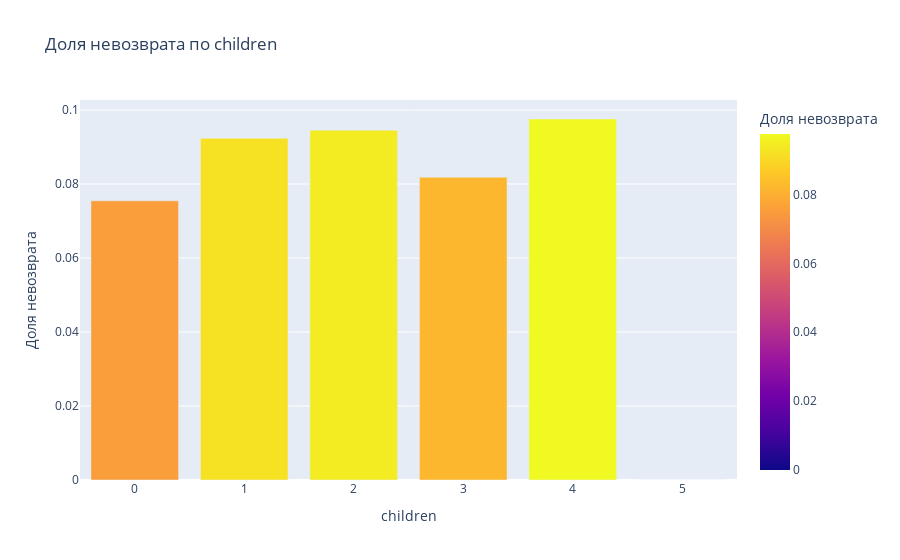

Source (notebook cell):
### Markdown cell above
## Исследование данных <a name="chapter2"></a>

### Code cell
# Визуализируем долю невозвратных кредитов в зависимости от количества детей в семье заёмщика


def pivot(data, index):
    
    pivot = data.pivot_table(index = index, values = 'debt', aggfunc = ['count', 'sum', 'mean']).reset_index()
    pivot.columns = [index, 'Кол-во клиентов', 'Кол-во должников', 'Доля невозврата']
    display(pivot.sort_values('Доля невозврата', ascending = False))
    
    
    
    fig = px.bar(pivot, x = index, y = 'Доля невозврата', color = 'Доля невозврата', title = 'Доля невозврата по ' + index)
    fig.show()
    

pivot(data, 'children')

### Figure 1 — Plotly figure (JSON) as saved in the notebook; plotly's stock layout.template omitted (floating-point values rounded to 4 significant figures)
{"data": [{"alignmentgroup": "True", "hovertemplate": "children=%{x}<br>Доля невозврата=%{marker.color}<extra></extra>", "legendgroup": "", "marker": {"color": [0.07544, 0.09235, 0.09454, 0.08182, 0.09756, 0], "coloraxis": "coloraxis", "pattern": {"shape": ""}}, "name": "", "offsetgroup": "", "orientation": "v", "showlegend": false, "textposition": "auto", "type": "bar", "x": [0, 1, 2, 3, 4, 5], "xaxis": "x", "y": [0.07544, 0.09235, 0.09454, 0.08182, 0.09756, 0], "yaxis": "y"}], "layout": {"autosize": true, "barmode": "relative", "coloraxis": {"colorbar": {"title": {"text": "Доля невозврата"}}, "colorscale": [[0, "#0d0887"], [0.1111, "#46039f"], [0.2222, "#7201a8"], [0.3333, "#9c179e"], [0.4444, "#bd3786"], [0.5556, "#d8576b"], [0.6667, "#ed7953"], [0.7778, "#fb9f3a"], [0.8889, "#fdca26"], [1, "#f0f921"]]}, "legend": {"tracegroupgap": 0}, "title": {"text": "Доля невозврата по children"}, "xaxis": {"anchor": "y", "autorange": true, "domain": [0, 1], "range": [-0.5, 5.5], "title": {"text": "children"}, "type": "linear"}, "yaxis": {"anchor": "x", "autorange": true, "domain": [0, 1], "range": [0, 0.1027], "title": {"text": "Доля невозврата"}, "type": "linear"}}}
